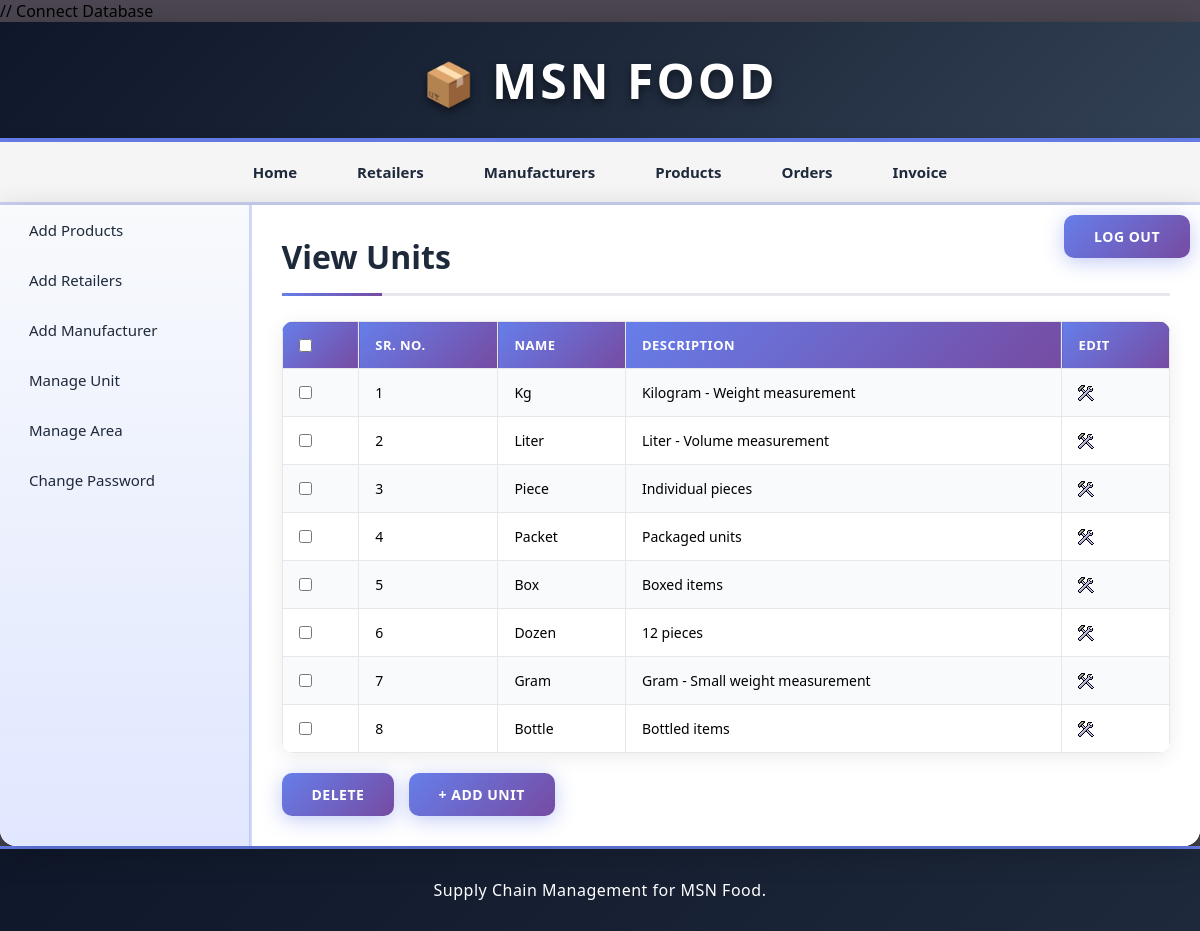
The page /admin/view_unit.php (signed in) on the database its author committed.
### tables this page shows
CREATE TABLE `units` (
  `unit_id` int(11) NOT NULL,
  `unit_name` varchar(50) NOT NULL,
  `unit_details` varchar(255) DEFAULT NULL
);

### admin/view_unit.php (the view, shortened to what this page needs)
<?php
	include("../includes/config.php");
	if(isset($_SESSION['admin_login'])) {
		if($_SESSION['admin_login'] == true) {
			$query_selectUnit = "SELECT * FROM units";
			$result_selectUnit = mysqli_query($con,$query_selectUnit);
		}
		else {
			header('Location:../index.php');
		}
	}
	else {
		header('Location:../index.php');
	}
?>
<!DOCTYPE html>
<html>
<head>
	<link rel="stylesheet" href="../includes/main_style.css" >
</head>
<body>
	<?php
		include("../includes/header.inc.php");
		include("../includes/nav_admin.inc.php");
		include("../includes/aside_admin.inc.php");
	?>
	<section>
		<h1>View Units</h1>
		<form action="" method="POST" class="form">
		<table class="table_displayData">
			<tr>
				<th> <input type="checkbox" onClick="toggle(this)" /> </th>
				<th>Sr. No.</th>
				<th>Name</th>
				<th>Description</th>
				<th> Edit </th>
			</tr>
			<?php $i=1; while($row_selectUnit = mysqli_fetch_array($result_selectUnit)) { ?>
			<tr>
				<td> <input type="checkbox" name="chkId[]" value="<?php echo $row_selectUnit['unit_id']; ?>" /> </td>
				<td> <?php echo $i; ?> </td>
				<td> <?php echo $row_selectUnit['unit_name']; ?> </td>
				<td> <?php echo $row_selectUnit['unit_details']; ?> </td>
				<td> <a href="edit_unit.php?id=<?php echo $row_selectUnit['unit_id']; ?>"><img src="../images/edit.png" alt="edit" /></a> </td>
			</tr>
			<?php $i++; } ?>
		</table>
		<input type="submit" value="Delete" class="submit_button"/>
		<a href="add_unit.php"><input type="button" value="+ Add Unit" class="submit_button"/></a>
		</form>
	</section>
	<?php
		include("../includes/footer.inc.php");
	?>
</body>
</html>

### includes/main_style.css (style rules this page uses)
* { font-family: "Segoe UI", Tahoma, Geneva, Verdana, sans-serif; margin: 0; padding: 0; box-sizing: border-box; }
body { width: 100%; max-width: 1600px; margin: 0 auto; background: linear-gradient(135deg, #4c4752 0%, #4c4752 100%); background-attachment: fixed; min-height: 100vh; }
a { text-decoration: none; transition: all 0.3s ease; }
.submit_button { font-size: 16px; margin-top: 20px; margin-right: 10px; padding: 12px 30px; background: linear-gradient(135deg, #667eea 0%, #764ba2 100%); border: none; color: white; border-radius: 10px; font-weight: 700; cursor: pointer; transition: all 0.3s ease; box-shadow: 0 4px 20px rgba(102, 126, 234, 0.4); letter-spacing: 0.5px; text-transform: uppercase; font-size: 14px; }
section { width: 100%; padding: 30px; min-height: 500px; }
section h1 { margin-bottom: 25px; font-weight: 700; color: #1e293b; font-size: 32px; padding-bottom: 15px; border-bottom: 3px solid #e5e7eb; position: relative; }
section h1::after { content: ""; position: absolute; bottom: -3px; left: 0; width: 100px; height: 3px; background: linear-gradient(90deg, #667eea 0%, #764ba2 100%); }
table { border-collapse: collapse; width: 100%; }
.table_displayData { box-shadow: 0 4px 20px rgba(0, 0, 0, 0.08); border-radius: 12px; overflow: hidden; background: white; }
.table_displayData td, .table_displayData th { border: 1px solid #e5e7eb; padding: 14px 16px; text-align: left; font-size: 14px; }
.table_displayData th { background: linear-gradient(135deg, #667eea 0%, #764ba2 100%); color: white; font-weight: 600; text-transform: uppercase; letter-spacing: 0.5px; font-size: 13px; }
.table_displayData tr:nth-child(even) { background-color: #f8fafc; }

### rows shown on the page
units: unit_name "Kg", unit_details "Kilogram - Weight measurement"
units: unit_name "Liter", unit_details "Liter - Volume measurement"
units: unit_name "Piece", unit_details "Individual pieces"
units: unit_name "Packet", unit_details "Packaged units"
units: unit_name "Box", unit_details "Boxed items"
units: unit_name "Dozen", unit_details "12 pieces"
units: unit_name "Gram", unit_details "Gram - Small weight measurement"
units: unit_name "Bottle", unit_details "Bottled items"
